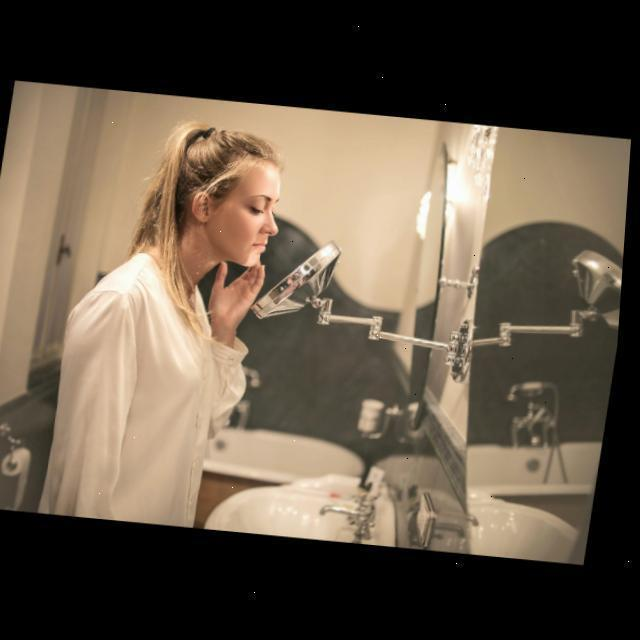
#> input picture skin_type_classification_dataset/train/combination/combination_-_52e0e01835cc82286c82_jpg.rf.ce0bec3b80e12ac97c0c551ebe0a3516.jpg, 640 x 640 px, found by its file name
$ python inspect_dataset.py
#> lines starting #> are read from the running program, lines starting #| are printed output that depends on the picture
"""
Saves a grid of sample images from each skin-type class, so we can
visually inspect whether the labels actually look consistent/distinguishable
to a human eye. This is a real diagnostic step we haven't done yet —
useful before trying yet another training variant blindly.

Usage:
    python inspect_dataset.py
"""

import os
import random
from PIL import Image, ImageDraw, ImageFont

DATA_DIR = "datasets/skin_type_classification_dataset/train"
SAMPLES_PER_CLASS = 6
THUMB_SIZE = (200, 200)
OUTPUT_FILE = "dataset_inspection.png"

class_names = sorted(
    d for d in os.listdir(DATA_DIR) if os.path.isdir(os.path.join(DATA_DIR, d))
)

grid_width = SAMPLES_PER_CLASS * THUMB_SIZE[0]
grid_height = len(class_names) * (THUMB_SIZE[1] + 30)  # +30 for label space

canvas = Image.new("RGB", (grid_width, grid_height), color="white")
#> canvas: PIL image 1200x460 RGB; every value is 255
draw = ImageDraw.Draw(canvas)

for row, class_name in enumerate(class_names):
    class_path = os.path.join(DATA_DIR, class_name)
    images = [
        f for f in os.listdir(class_path)
        if f.lower().endswith((".jpg", ".jpeg", ".png", ".webp"))
    ]
    sample = random.sample(images, min(SAMPLES_PER_CLASS, len(images)))

    y_offset = row * (THUMB_SIZE[1] + 30)
    draw.text((5, y_offset), f"{class_name} ({len(images)} images)", fill="black")

    for col, img_name in enumerate(sample):
        img_path = os.path.join(class_path, img_name)
        try:
            img = Image.open(img_path).convert("RGB")
#> img is the input picture: PIL image 640x640 RGB; mean R, G, B 101.5, 87.9, 71.8
            img = img.resize(THUMB_SIZE)
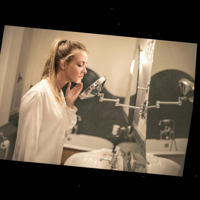
#> img: PIL image 200x200 RGB; mean R, G, B 101.5, 87.9, 71.8
            canvas.paste(img, (col * THUMB_SIZE[0], y_offset + 20))
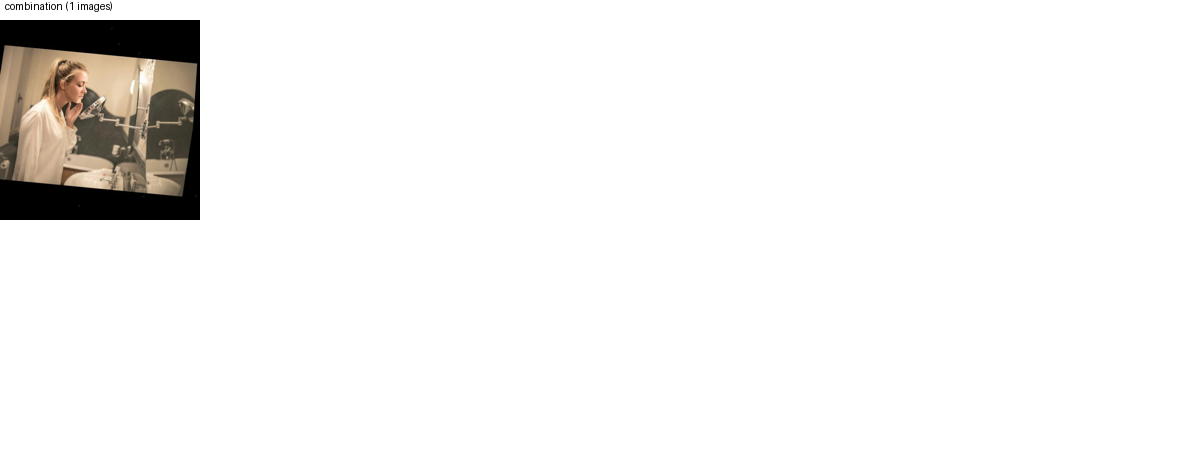
#> canvas: PIL image 1200x460 RGB; mean R, G, B 243.8, 242.8, 241.6
        except Exception as e:
            print(f"Skipped {img_path}: {e}")
#> pass 2 of the loop `for row, class_name in enumerate(class_names):`:
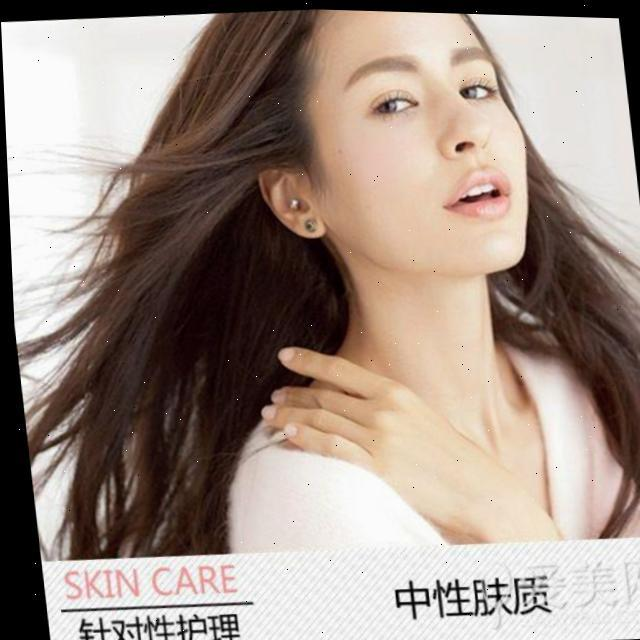
#> input picture skin_type_classification_dataset/train/dry/dry_8fc14c8550030d56ee24_jpg.rf.94b869feee380083bf78304a4a9d126c.jpg, 640 x 640 px, found by its file name
#> img is the input picture: PIL image 640x640 RGB; mean R, G, B 158.7, 142.6, 133
#> `img = img.resize(THUMB_SIZE)`:
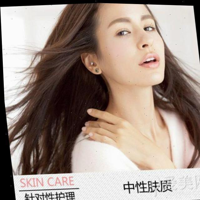
#> img: PIL image 200x200 RGB; mean R, G, B 158.8, 142.6, 133
#> `canvas.paste(img, (col * THUMB_SIZE[0], y_offset + 20))`:
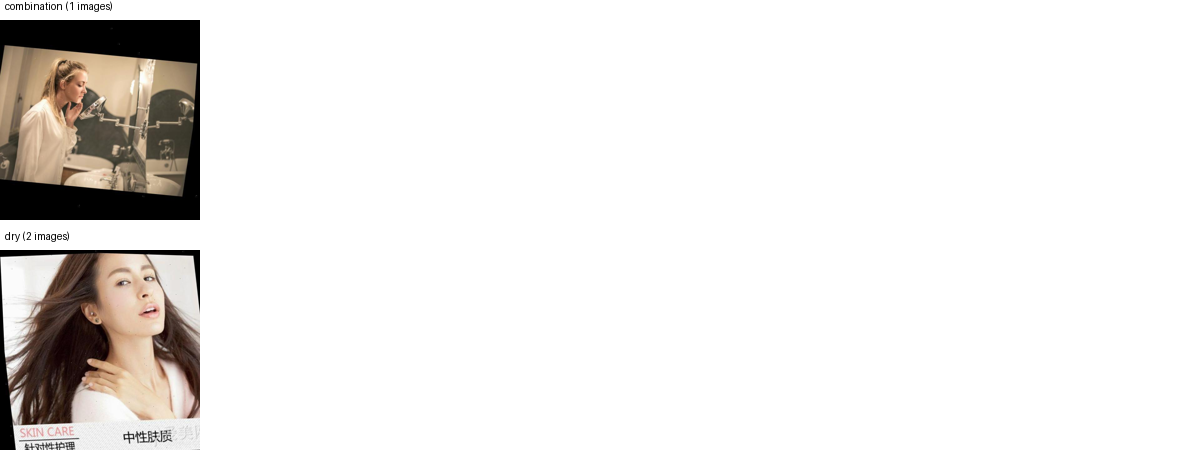
#> canvas: PIL image 1200x460 RGB; mean R, G, B 236.7, 234.6, 232.7

canvas.save(OUTPUT_FILE)
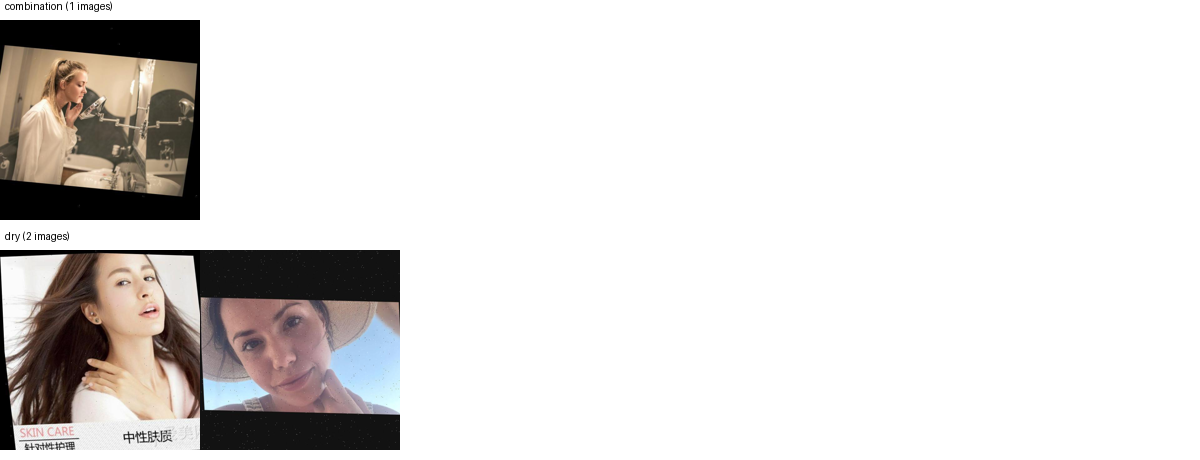
#> saved as dataset_inspection.png: PIL image 1200x460 RGB; mean R, G, B 225.4, 222.8, 221.2
print(f"\nSaved inspection grid to: {OUTPUT_FILE}")
print("Open this image and look at each row — do the classes look visually distinct to you?")
